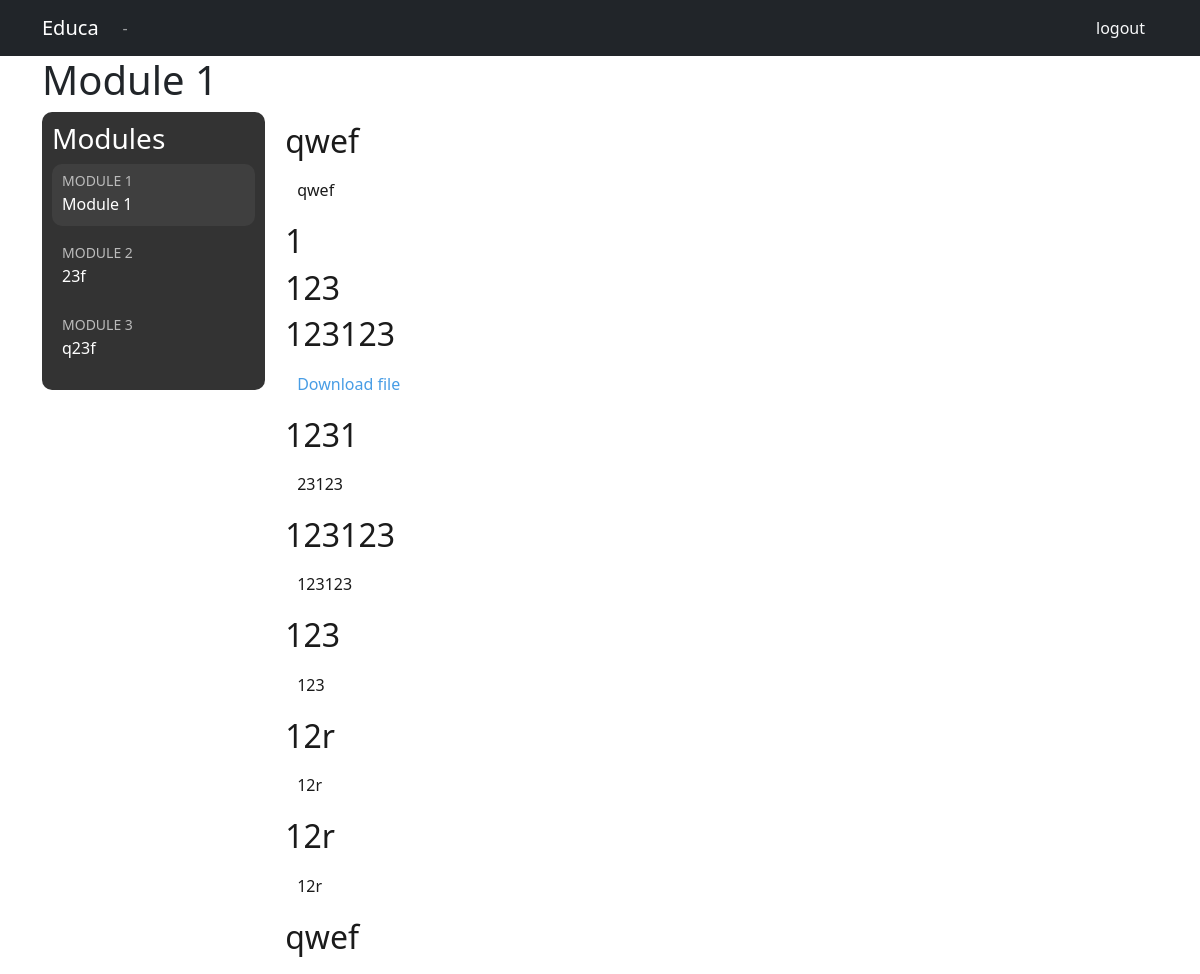
Screenshot of /students/course/2/ (signed in) with the database file from the repository.
### courses/models.py (models this page shows, shortened)
class Module(models.Model):
    course = models.ForeignKey(Course, related_name='modules', on_delete=models.CASCADE)
    title = models.CharField(max_length=200)
    description = models.TextField(blank=True)
    order = OrderField(blank=True, for_fields=['course'])
    class Meta:
        ordering = ['order']

class Content(models.Model):
    module = models.ForeignKey(Module, related_name='contents', on_delete=models.CASCADE)
    content_type = models.ForeignKey(ContentType, on_delete=models.CASCADE, limit_choices_to={'model__in': ('text', 'video', 'image', 'file')})
    object_id = models.PositiveIntegerField()
    item = GenericForeignKey('content_type', 'object_id')
    order = OrderField(blank=True, for_fields=['module'])
    class Meta:
        ordering = ['order']

class ItemBase(models.Model):
    owner = models.ForeignKey(User, related_name='%(class)s_related', on_delete=models.CASCADE)
    title = models.CharField(max_length=250)
    created = models.DateTimeField(auto_now_add=True)
    updated = models.DateTimeField(auto_now=True)
    class Meta:
        abstract = True
    def render(self):
        return render_to_string('courses/content/{}.html'.format(self._meta.model_name), {'item': self})

class Text(ItemBase):
    content = models.TextField()

class Video(ItemBase):
    url = models.URLField()

class File(ItemBase):
    file = models.FileField(upload_to='files')

### students/views.py (the view)
# urls.py: path('course/<pk>/', views.StudentCourseDetailView.as_view(), name='student_course_detail'),
class StudentCourseDetailView(DetailView):
    model = Course
    template_name = 'students/course/detail.html'
    def get_queryset(self):
        qs = super(StudentCourseDetailView, self).get_queryset()
        return qs.filter(students__in=[self.request.user])
    def get_context_data(self, **kwargs):
        context = super(StudentCourseDetailView, self).get_context_data(**kwargs)
        course = self.get_object()
        if 'module_id' in self.kwargs:
            context['module'] = course.modules.get(id=self.kwargs['module_id'])
        else:
            context['module'] = course.modules.all()[0]
        return context

### students/templates/students/course/detail.html (shortened to what this page needs)
{% extends "base.html" %}
{% block content %}
    <div class="container">
    <h1>
        {{ module.title }}
    </h1>
    <div class="contents">
        <h3>Modules</h3>
        <ul id="modules">
            {% for m in object.modules.all %}
                <li data-id="{{ m.id }}" {% if m == module %}class="selected"
                {% endif %}>
                    <a href="{% url "student_course_detail_module" object.id m.id %}">
                        <span>
                            Module <span class="order">{{ m.order|add:1 }}</span>
                        </span>
                            <br>
                        {{ m.title }}
                    </a>
                </li>
                {% empty %}
                <li>No modules yet.</li>
            {% endfor %}
        </ul>
    </div>
    <div class="module">
        {% for content in module.contents.all %}
            {% with item=content.item %}
                <h2>{{ item.title }}</h2>
                {{ item.render }}
            {% endwith %}
        {% endfor %}
    </div>
    </div>
{% endblock %}

### courses/templates/courses/content/text.html
<div class="container">
{{ item.content|linebreaks|safe }}
</div>

### courses/templates/courses/content/file.html
<div class="container">
    <p><a href="{{ item.file.url }}" class="button">Download file</a></p>
</div>

### courses/static/css/base.css (style rules this page uses)
.module { padding:10px 20px; float:left; width:600px; border-radius: 10px; }
.module a { color: #489de5; }
.module p, h2 { margin:10px 0 20px; width:100%; float:left; color: #1b1b1b; }
.contents { width:20%; padding:10px; float:left; background:#333; color: #fff; border-radius: 10px; }
.contents ul { list-style:none; margin:0; padding:0; }
.contents ul li { margin:0 0 10px 0; padding:4px 10px 10px; overflow:auto; }
.contents ul li.selected { background:#3f3f3f; border-radius: 10px; }
.contents ul span { text-transform:uppercase; color:#bbb; font-size:14px; border-radius: 10px; }
.contents ul a { display:block; color:#fff; text-decoration:none; border-radius: 10px; }

### courses/templates/base.html (style rules this page uses)
a { text-decoration: none; }

### rows the page displays
Module: title "Module 1", order|add "1"
Module: order|add "2", title "23f"
Module: order|add "3", title "q23f"
Content: item "qwef", item.content "qwef"
Content: item "1"
Content: item "123"
Content: item "123123"
Content: item "1231", item.content "23123"
Content: item "123123", item.content "123123"
Content: item "123", item.content "123"
Content: item "12r", item.content "12r"
Content: item "12r", item.content "12r"
Content: item "qwef"
